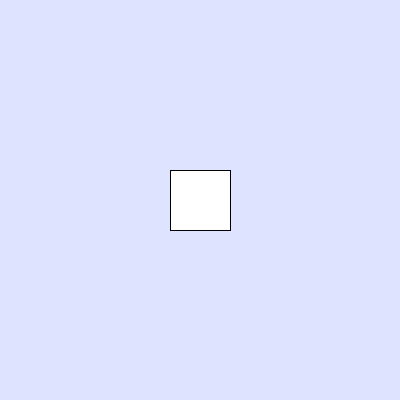
Frame 1 (no input)
Frame 60 (the mouse pressed at the canvas centre just before this capture): identical to frame 1, image omitted
Frame 120 (the mouse held since frame 60 and released just before this capture): identical to frame 1, image omitted

The Processing sketch that drew this single still picture (run headless with seeded random() and noise(); from frame 60 on, the mouse is pressed at the canvas centre):

// Processing sketch: moveTask
// ── moveTask.pde
float x;
float y;

void setup() {
  size(400, 400);
  x= width/2;
  y= height/2;
}

void draw() {
  background(222,228,255);
  rectMode(CENTER);
  rect(x, y, 60, 60);
}

void keyPressed() {
  if (key == 'w') {
    y -= 1;
  } else if (key == 's'){
    y+=1;
  }
  if (key == 'd') {
    x += 1;
  } else if (key == 'a'){
    x-=1;
  }
}
